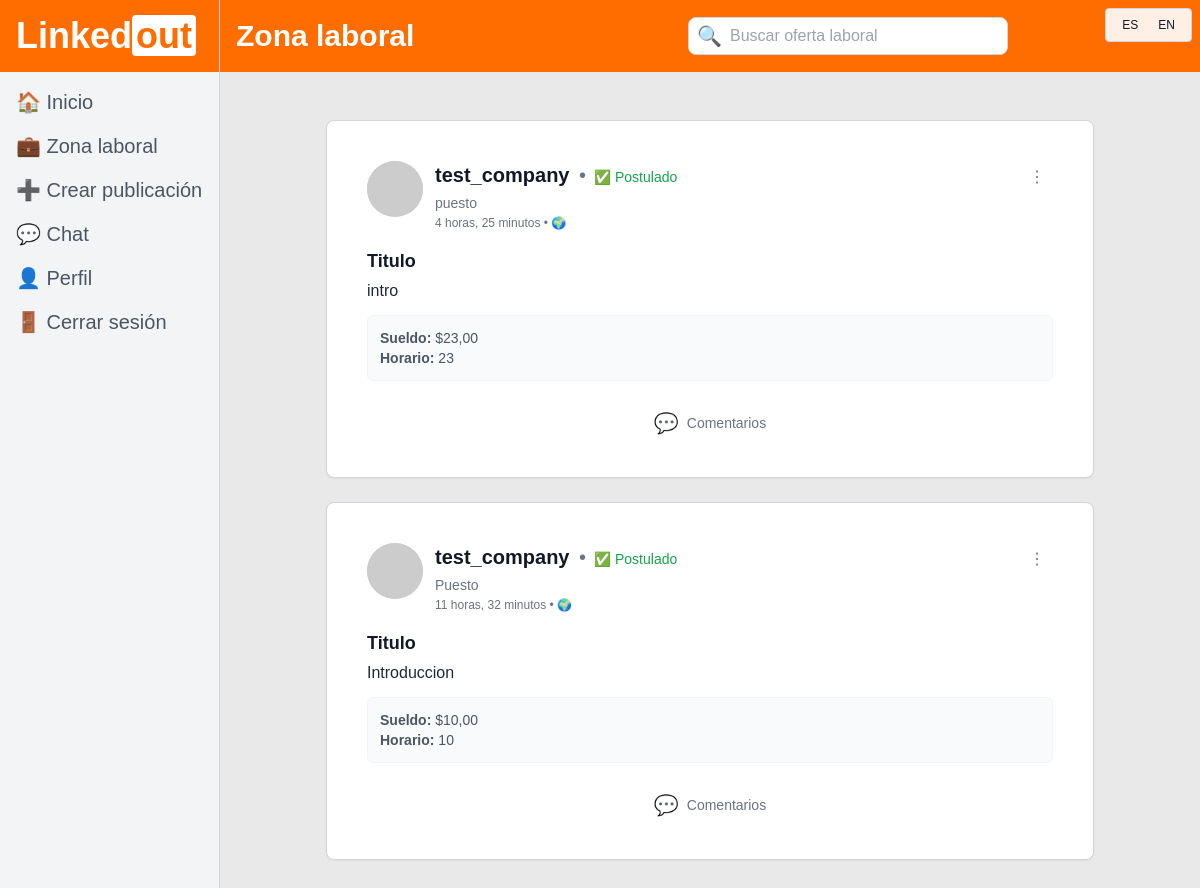
Screenshot of /search-jobs/ (signed in) with the database file from the repository.
### apps/linkedout/models.py (models this page shows, shortened)
class Post(models.Model):
    author = models.ForeignKey(User,
                               on_delete=models.CASCADE,
                               related_name="posts")
    title = models.CharField(max_length=255, blank=True)
    content = models.TextField()
    image = models.ImageField(upload_to="posts_imgs/", null=True, blank=True)
    created_at = models.DateTimeField(auto_now_add=True)

class JobOffer(Post):
    STATUS_CHOICES = [
        ("open", "Abierta / Recibiendo CVs"),
        ("closed", "Cerrada / Finalizada"),
    ]
    job_description = models.TextField()
    salary = models.DecimalField(max_digits=10, decimal_places=2, null=True, blank=True)
    position = models.CharField(max_length=150)
    working_hours = models.CharField(max_length=50, help_text="Ej: 40 horas semanales")
    requirements = models.TextField()
    industry = models.CharField(max_length=150)
    offer_status = models.CharField(max_length=20, choices=STATUS_CHOICES, default="open")

class Post(models.Model):
    author = models.ForeignKey(User,
                               on_delete=models.CASCADE,
                               related_name="posts")
    title = models.CharField(max_length=255, blank=True)
    content = models.TextField()
    image = models.ImageField(upload_to="posts_imgs/", null=True, blank=True)
    created_at = models.DateTimeField(auto_now_add=True)

### apps/linkedout/views.py (the view, shortened to what this page needs)
# urls.py: path('search-jobs/', views.search_jobs, name='search_jobs'),
def search_jobs(request):
    query = request.GET.get('q', '').strip()
    jobs = JobOffer.objects.all().order_by('-created_at')
    applied_job_ids = set()
    if request.user.is_authenticated:
        applied_job_ids = set(
            JobApplication.objects.filter(applicant=request.user).values_list('job_offer_id', flat=True)
        )
    context = {
        'page_title': _('Zona laboral'),
        'show_bottom_nav': True,
        'desktop_search': True,
        'show_search_menu': True,
        'jobs': jobs,
        'applied_job_ids': applied_job_ids,
        'search_query': query,
        'search_placeholder': _('Buscar oferta laboral'),
    }
    return render(request, 'search_jobs.html', context)

### apps/linkedout/templates/search_jobs.html (shortened to what this page needs)
{% extends 'base.html' %}
{% load i18n static %}
{% block content %}
<div class="max-w-3xl mx-auto py-6 flex flex-col gap-6">
  {% for job in jobs %}
    {% include "components/post_card.html" with item=job comments_url="#" applied_job_ids=applied_job_ids %}
  {% empty %}
    <div class="text-center py-10">
      <p class="text-gray-500">{% trans "No hay ofertas o publicaciones por ahora." %}</p>
    </div>
  {% endfor %}
</div>
{% endblock %}

### apps/linkedout/templates/components/post_card.html (shortened to what this page needs)
{% load i18n static %}
<article class="bg-white rounded-lg border border-gray-300 p-6 shadow-sm">
  <div class="p-4 flex gap-3">
    <div class="w-14 h-14 rounded-full bg-gray-300 shrink-0 overflow-hidden">
      {% if item.author %}
        <img
          src="https://ui-avatars.com/api/?name={{ item.author.first_name }}+{{ item.author.last_name }}&background=random"
          alt="Avatar"
        >
      {% endif %}
    </div>
    <div class="flex-1 min-w-0">
      <div class="flex justify-between items-start">
        <h3 class="font-bold text-xl">
          {% if item.author %}
            {{ item.author.get_full_name|default:item.author.username }}
          {% else %}
            {% trans "Usuario" %}
          {% endif %}
          <span class="text-gray-500 font-normal ml-1">•</span>
          {% if item.joboffer %}
            {% if item.joboffer.id in applied_job_ids %}
              <span class="font-medium text-sm ml-0.5 text-green-600">✅ {% trans "Postulado" %}</span>
            {% endif %}
          {% endif %}
        </h3>
        <button class="text-gray-500 hover:bg-gray-100 px-2 py-1 rounded">⋮</button>
      </div>
      <p class="text-gray-500 text-sm">
        {% if item.joboffer %}
          {{ item.joboffer.position }}
        {% else %}
          {{ item.author.profile.headline|default:"Usuario" }}
        {% endif %}
      </p>
      <p class="text-gray-500 text-xs mt-0.5">
        {% if item.created_at %}
          {{ item.created_at|timesince }} • 🌍
        {% else %}
          17 h • 🌍
        {% endif %}
      </p>
    </div>
  </div>
  <div class="px-4 pb-3">
    {% if item.title %}
      <h4 class="font-bold text-lg mb-1">{{ item.title }}</h4>
    {% endif %}
    {% if item.content %}
      <p class="text-gray-800 text-sm md:text-base leading-relaxed">
        {{ item.content|linebreaksbr }}
      </p>
    {% endif %}
    {% if item.joboffer %}
      <div class="mt-3 p-3 bg-gray-50 rounded-md border border-gray-100">
        <p class="text-sm text-gray-600"><strong>{% trans "Sueldo:" %}</strong> ${{ item.joboffer.salary }}</p>
        <p class="text-sm text-gray-600"><strong>{% trans "Horario:" %}</strong> {{ item.joboffer.working_hours }}</p>
      </div>
    {% endif %}
  </div>
  <div class="px-2 py-1 flex justify-between items-center bg-white">
    <a
      href="{{ comments_url|default:'#' }}"
      class="flex-1 flex flex-col md:flex-row justify-center items-center gap-2 py-3 text-gray-500 hover:bg-gray-100 rounded text-sm font-medium transition-colors"
    >
      <span class="text-xl">💬</span> {% trans "Comentarios" %}
    </a>
  </div>
</article>

### rows the page displays
JobOffer: joboffer.position "puesto", joboffer.salary "23,00", joboffer.working_hours "23"
Post: author.get_full_name "test_company", created_at "4 horas, 25 minutos", title "Titulo", content "intro"
JobOffer: joboffer.position "Puesto", joboffer.salary "10,00", joboffer.working_hours "10"
Post: author.get_full_name "test_company", created_at "11 horas, 32 minutos", title "Titulo", content "Introduccion"

### other values shown
{{ topbar_title }} "Zona laboral"
